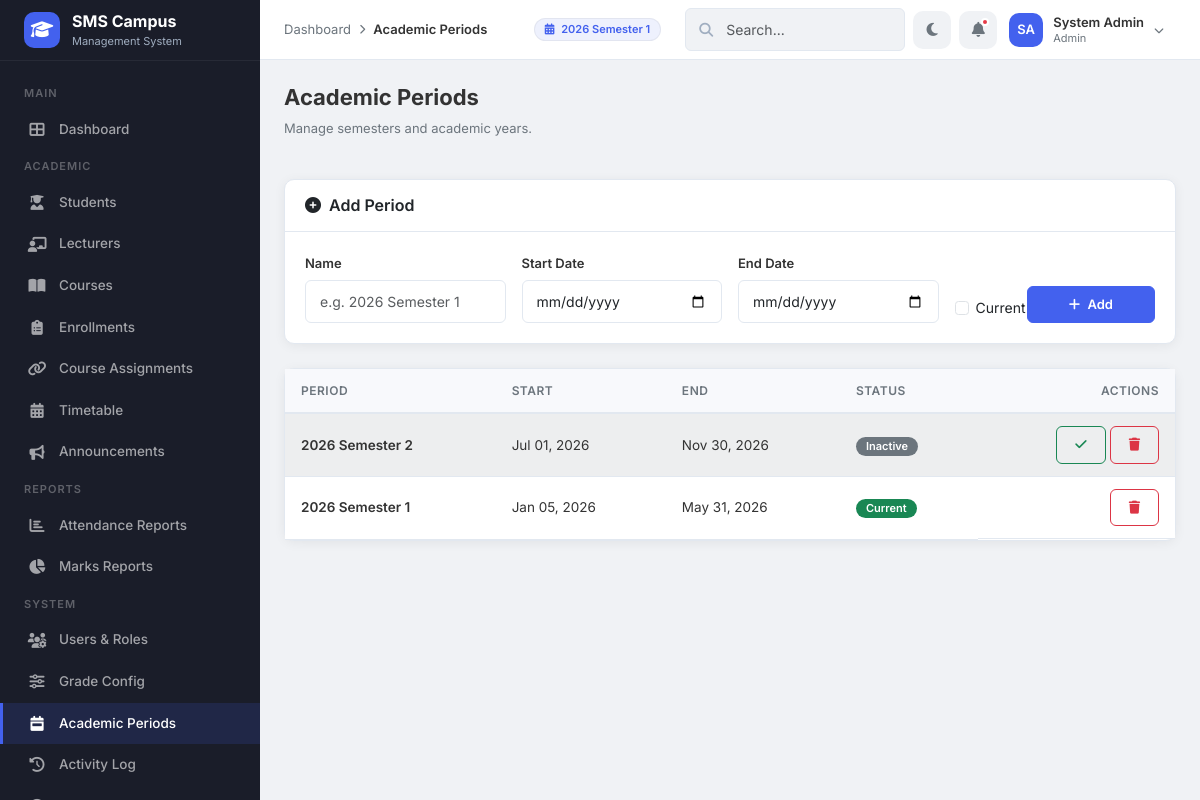
/modules/academic_periods/index.php (signed in), run on the app's committed database.
### tables this page shows
CREATE TABLE IF NOT EXISTS `academic_periods` (
    `period_id`  INT(11)      NOT NULL AUTO_INCREMENT,
    `name`       VARCHAR(100) NOT NULL,
    `start_date` DATE         NOT NULL,
    `end_date`   DATE         NOT NULL,
    `is_current` TINYINT(1)   NOT NULL DEFAULT 0,
    PRIMARY KEY (`period_id`)
);

### includes/helpers.php (called while the page is built, shortened)
<?php
function e($value) {
    return htmlspecialchars($value ?? '', ENT_QUOTES, 'UTF-8');
}
?>

### modules/academic_periods/index.php (the view, shortened to what this page needs)
<?php
require_once '../../includes/helpers.php';
require_once '../../config/db.php';
$periods = $pdo->query("SELECT * FROM academic_periods ORDER BY start_date DESC")->fetchAll();
$breadcrumbs = [['label' => 'Dashboard', 'url' => '../../dashboards/admin_dashboard.php'], ['label' => 'Academic Periods']];
require_once '../../includes/header.php';
?>
<div class="page-header">
    <div><h1>Academic Periods</h1><p>Manage semesters and academic years.</p></div>
</div>
<div class="card mb-4">
    <div class="card-header"><h6 class="mb-0"><i class="fas fa-plus-circle me-2"></i>Add Period</h6></div>
    <div class="card-body">
        <form method="POST" class="row g-3 align-items-end">
            <div class="col-md-3">
                <label class="form-label">Name</label>
                <input type="text" class="form-control" name="name" placeholder="e.g. 2026 Semester 1" required>
            </div>
            <div class="col-md-3">
                <label class="form-label">Start Date</label>
                <input type="date" class="form-control" name="start_date" required>
            </div>
            <div class="col-md-3">
                <label class="form-label">End Date</label>
                <input type="date" class="form-control" name="end_date" required>
            </div>
            <div class="col-md-1">
                <div class="form-check mt-4">
                    <input class="form-check-input" type="checkbox" name="is_current" id="curCheck">
                    <label class="form-check-label" for="curCheck">Current</label>
                </div>
            </div>
            <div class="col-md-2">
                <button type="submit" class="btn btn-primary w-100"><i class="fas fa-plus me-1"></i> Add</button>
            </div>
        </form>
    </div>
</div>
<div class="card table-card">
    <div class="table-responsive">
        <table class="table table-striped table-hover mb-0">
            <thead><tr><th>Period</th><th>Start</th><th>End</th><th>Status</th><th class="text-end">Actions</th></tr></thead>
            <tbody>
                <?php foreach ($periods as $p): ?>
                <tr>
                    <td class="fw-600"><?php echo e($p['name']); ?></td>
                    <td><?php echo date('M d, Y', strtotime($p['start_date'])); ?></td>
                    <td><?php echo date('M d, Y', strtotime($p['end_date'])); ?></td>
                    <td>
                        <?php if ($p['is_current']): ?>
                            <span class="badge bg-success">Current</span>
                        <?php else: ?>
                            <span class="badge bg-secondary">Inactive</span>
                        <?php endif; ?>
                    </td>
                    <td class="text-end d-flex gap-1 justify-content-end">
                        <?php if (!$p['is_current']): ?>
                        <form method="POST" class="d-inline">
                            <button class="btn btn-sm btn-outline-success" title="Set as Current"><i class="fas fa-check"></i></button>
                        </form>
                        <?php endif; ?>
                        <form method="POST" class="d-inline" onsubmit="return confirm('Delete this period?');">
                            <button class="btn btn-sm btn-outline-danger"><i class="fas fa-trash"></i></button>
                        </form>
                    </td>
                </tr>
                <?php endforeach; ?>
            </tbody>
        </table>
    </div>
</div>
<?php require_once '../../includes/footer.php'; ?>

### includes/header.php (shortened to what this page needs)
<?php
if (!isset($hideSearch))   $hideSearch  = false;
if (!isset($isLoginPage)) $isLoginPage = false;
$_scriptPath = $_SERVER['SCRIPT_NAME'];
if (strpos($_scriptPath, '/dashboards/') !== false) {
    $assetBase = '../assets/';
} elseif (strpos($_scriptPath, '/modules/') !== false) {
    $assetBase = '../../assets/';
} else {
    $assetBase = 'assets/';
}
if (strpos($_scriptPath, '/dashboards/') !== false) {
    $includeBase = '../includes/';
} elseif (strpos($_scriptPath, '/modules/') !== false) {
    $includeBase = '../../includes/';
} else {
    $includeBase = 'includes/';
}
$userName   = $_SESSION['full_name'] ?? 'User';
$userRole   = $_SESSION['role'] ?? 'guest';
$nameParts  = explode(' ', $userName);
$_initials  = strtoupper(substr($nameParts[0], 0, 1));
if (count($nameParts) > 1) {
    $_initials .= strtoupper(substr(end($nameParts), 0, 1));
}
?>
<!DOCTYPE html>
<html lang="en">
<head>
    <link href="https://cdn.jsdelivr.net/npm/bootstrap@5.3.3/dist/css/bootstrap.min.css" rel="stylesheet">
    <link href="https://cdnjs.cloudflare.com/ajax/libs/font-awesome/6.5.1/css/all.min.css" rel="stylesheet">
    <link href="<?php echo $assetBase; ?>css/style.css" rel="stylesheet">
</head>
<body class="<?php echo $isLoginPage ? 'login-body' : ''; ?>">
<?php if (!$isLoginPage): ?>
    <?php require_once $includeBase . 'sidebar.php'; ?>
    <header class="topbar">
        <div class="topbar-left">
            <?php if (!empty($breadcrumbs)): ?>
            <div class="breadcrumb-nav">
                <?php foreach ($breadcrumbs as $i => $crumb): ?>
                    <?php if ($i > 0): ?><span class="separator"><i class="fas fa-chevron-right"></i></span><?php endif; ?>
                    <?php if (isset($crumb['url'])): ?>
                        <a href="<?php echo $crumb['url']; ?>"><?php echo htmlspecialchars($crumb['label']); ?></a>
                    <?php else: ?>
                        <span class="current"><?php echo htmlspecialchars($crumb['label']); ?></span>
                    <?php endif; ?>
                <?php endforeach; ?>
            </div>
            <?php endif; ?>
        </div>
        <div class="topbar-right">
            <div class="d-none d-md-flex align-items-center me-3" style="font-size: 13px;">
                <?php
                $currentPeriodName = 'No Active Period';
                if (isset($pdo)) {
                    try {
                        $cpStmt = $pdo->query("SELECT name FROM academic_periods WHERE is_current = 1 LIMIT 1");
                        if ($cp = $cpStmt->fetch()) {
                            $currentPeriodName = $cp['name'];
                        }
                    } catch (PDOException $e) {}
                }
                ?>
                <span class="badge" style="background:var(--primary-light); color:var(--primary); padding: 5px 10px; border: 1px solid rgba(0,0,0,0.05);"><i class="fas fa-calendar-alt me-1"></i> <?php echo htmlspecialchars($currentPeriodName); ?></span>
            </div>
            <?php if (!$hideSearch): ?>
            <div class="search-box d-none d-md-block" style="width:220px;">
                <i class="fas fa-search"></i>
                <input type="text" class="form-control form-control-sm" placeholder="Search...">
            </div>
            <?php endif; ?>
            <button class="topbar-icon-btn" id="darkModeToggle" title="Toggle Dark Mode">
                <i class="fas fa-moon"></i>
            </button>
            <button class="topbar-icon-btn" title="Notifications">
                <i class="fas fa-bell"></i>
                <span class="notification-dot"></span>
            </button>
            <div class="dropdown">
                <div class="user-dropdown" data-bs-toggle="dropdown" aria-expanded="false">
                    <div class="avatar-sm"><?php echo $_initials; ?></div>
                    <div class="user-meta d-none d-sm-block">
                        <div class="name"><?php echo htmlspecialchars($userName); ?></div>
                        <div class="role"><?php echo ucfirst($userRole); ?></div>
                    </div>
                    <i class="fas fa-chevron-down" style="font-size:10px; color:var(--text-muted);"></i>
                </div>
            </div>
        </div>
    </header>
    <main class="main-content">
<?php endif; ?>

### data on the page
academic_periods: name "2026 Semester 1", start_date "Jan 05, 2026", end_date "May 31, 2026", is_current "Current"
academic_periods: name "2026 Semester 2", start_date "Jul 01, 2026", end_date "Nov 30, 2026", is_current "Inactive"

### other printed values
$crumb['label'] "Dashboard"
$crumb['label'] "Academic Periods"
$_initials "SA"
$userName "System Admin"
$userRole "Admin"
